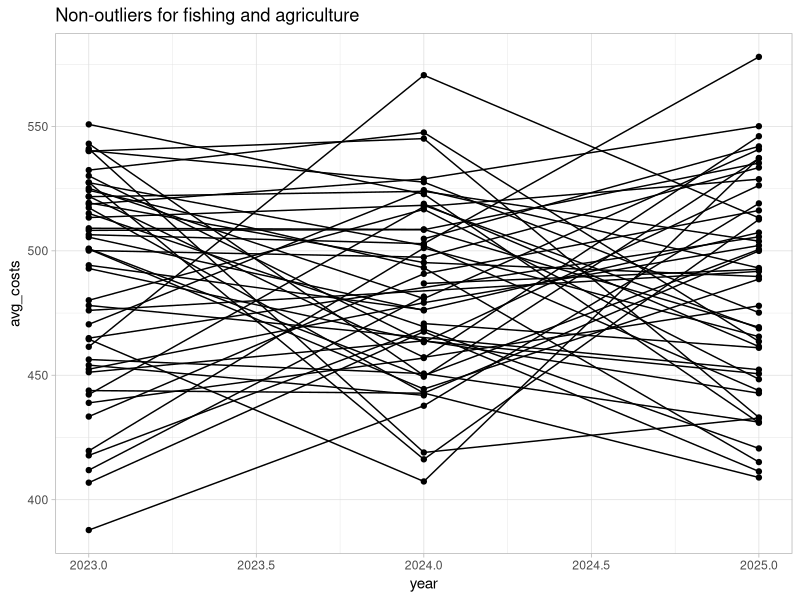
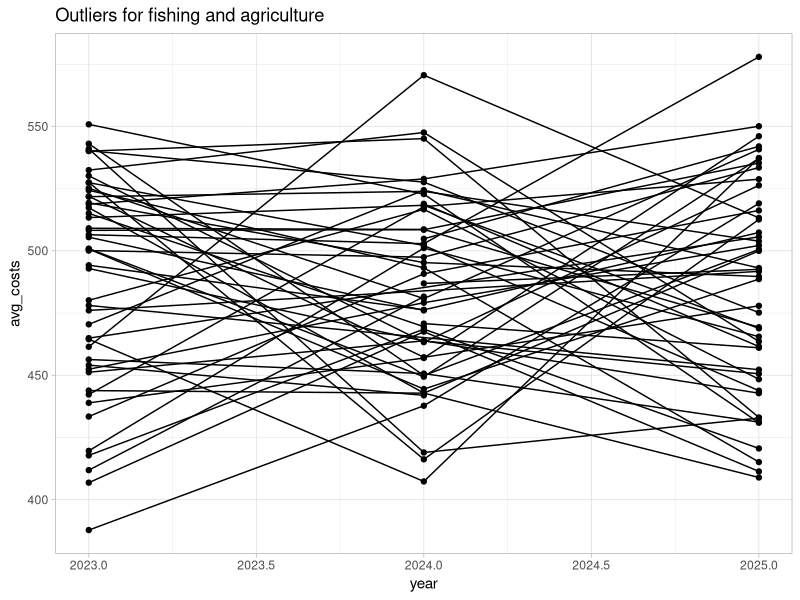
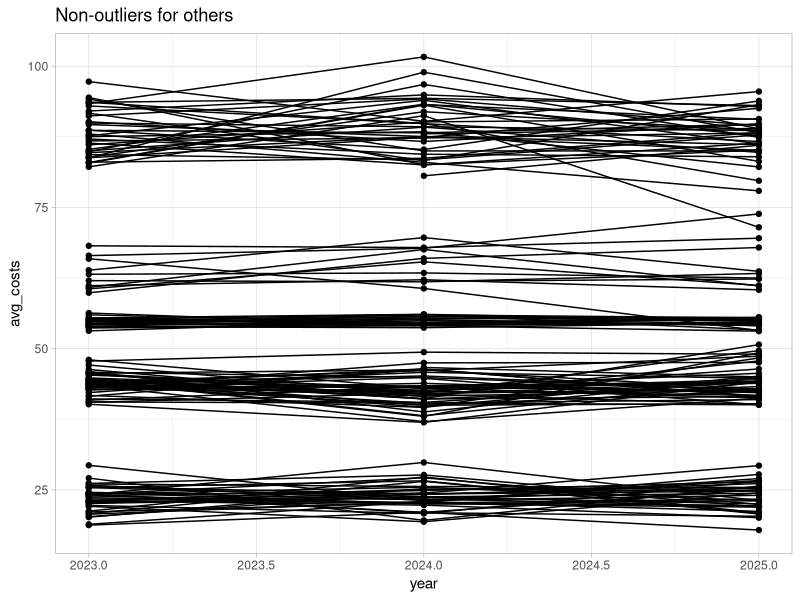
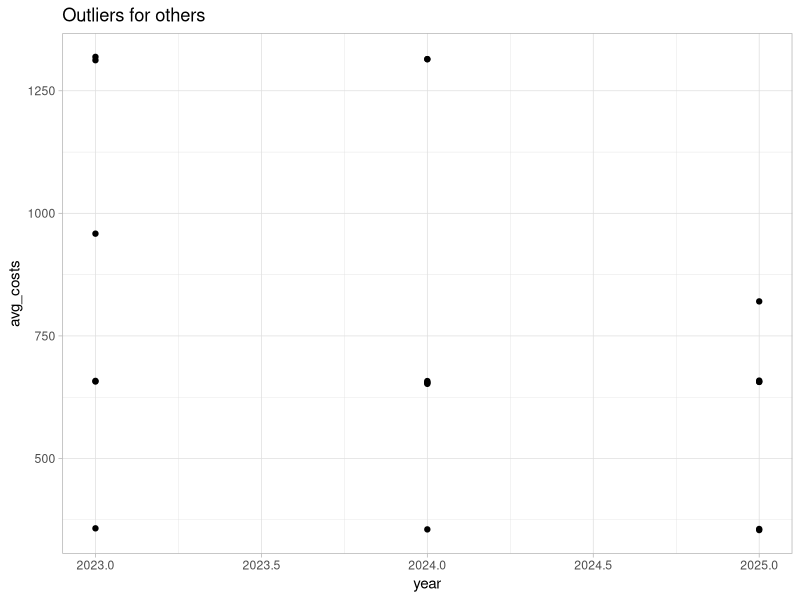
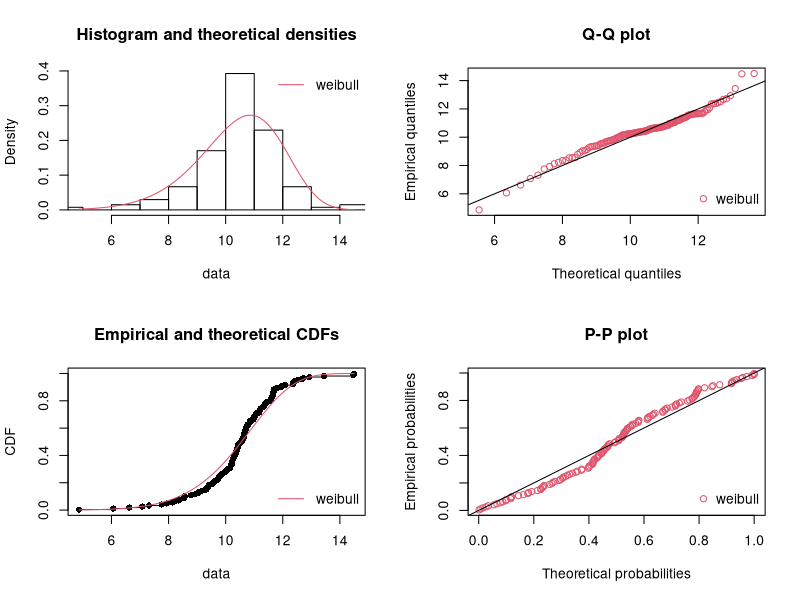
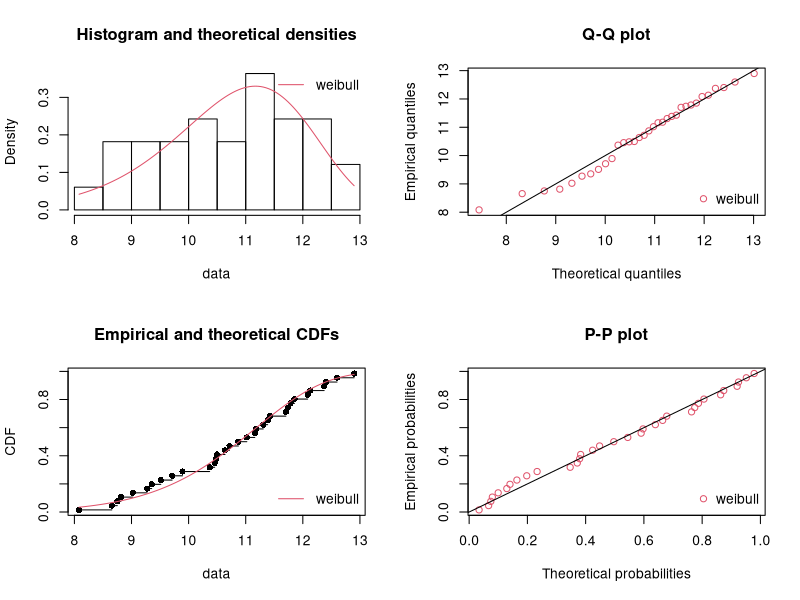
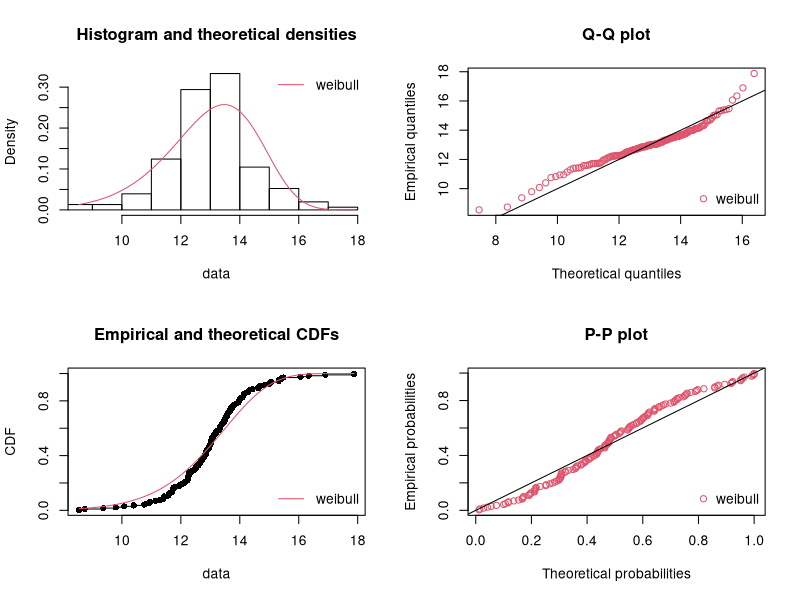
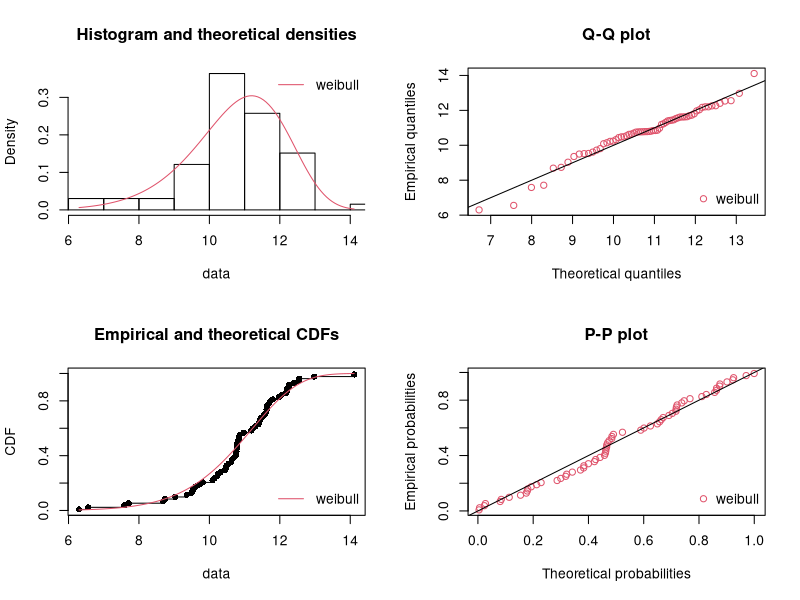

Here is the R script that generated these plots, in order: (Note: this script raises an error after producing the figures.)
library(fitdistrplus)
library(tidyverse)
library(readxl)
data <- read_excel("2025 Case Comp Data CLEAN.xlsx")

employees_table_company <- data %>% 
  dplyr::select(`Company ID`, Industry, `2023` = `Number of employees 2023`, `2024` = `Number of employees 2024`, `2025` = `Number of employees 2025`) %>% 
  pivot_longer(cols = 3:5, names_to = "year", values_to = "employees") %>%
  mutate(year = as.numeric(year))

claims_table_company <- data %>% 
  dplyr::select(`Company ID`, Industry, `2023` = `2023 number of claims`, `2024` = `2024 number of claims`, `2025` = `2025 number of claims`) %>% 
  pivot_longer(cols = 3:5, names_to = "year", values_to = "claims") %>% 
  mutate(year = as.numeric(year)) %>% 
  full_join(employees_table_company) %>% 
  mutate(claim_rate = claims/employees)

costs_table_company <- data %>% 
  dplyr::select(Industry, `Company ID`, `2023` = `2023 medical costs`, `2024` = `2024 medical costs`, `2025` = `2025 medical costs`) %>% 
  pivot_longer(cols = 3:5, names_to = "year", values_to = "costs") %>%
  mutate(year = as.numeric(year)) %>% 
  full_join(claims_table_company) %>% 
  mutate(avg_costs = costs / employees) %>% 
  dplyr::select(`Company ID`, Industry, year, costs, claims, avg_costs)

costs_table_company_fish <- costs_table_company %>% 
  filter(Industry == "Fishing and Agriculture") %>% 
  mutate(outlier = if_else(avg_costs > 1.5*IQR(avg_costs)+quantile(avg_costs, 0.75), TRUE, FALSE))

freq_func <- function(industry) {
  costs_table_company %>% 
    filter(Industry == industry) %>% 
    mutate(outlier = if_else(avg_costs > 1.5*IQR(avg_costs)+quantile(avg_costs, 0.75), TRUE, FALSE)) %>% 
    pull(outlier) %>% 
    table()
}

costs_table_company_others <- costs_table_company %>% 
  filter(Industry != "Fishing and Agriculture") %>% 
  mutate(outlier = if_else(avg_costs > 1.5*IQR(avg_costs)+quantile(avg_costs, 0.75), TRUE, FALSE))

fit_dist <- function(industry, outlierblah) {
  industry_data <- costs_table_company_fish %>% 
    filter(outlier == outlierblah)
  fit.in <- fitdist(log(industry_data$costs), "norm")
  print(exp(fit.in$estimate))
  
  # par(mfrow = c(2,2))
  # denscomp(fit.in)
  # qqcomp(fit.in)
  # cdfcomp(fit.in)
  # ppcomp(fit.in)
}

costs_table_company_fish %>%
  filter(!outlier) %>% 
  ggplot(aes(x = year, y = avg_costs, group = `Company ID`)) +
  geom_line() +
  geom_point() +
  labs(title = "Non-outliers for fishing and agriculture") +
  theme_light()

costs_table_company_fish %>%
  filter(!outlier) %>% 
  ggplot(aes(x = year, y = avg_costs, group = `Company ID`)) +
  geom_line() +
  geom_point() +
  labs(title = "Outliers for fishing and agriculture") +
  theme_light()

costs_table_company_others %>%
  filter(!outlier) %>% 
  ggplot(aes(x = year, y = avg_costs, group = `Company ID`)) +
  geom_line() +
  geom_point() +
  labs(title = "Non-outliers for others") +
  theme_light()

costs_table_company_others %>%
  filter(outlier) %>% 
  ggplot(aes(x = year, y = avg_costs, group = `Company ID`)) +
  geom_line() +
  geom_point() +
  labs(title = "Outliers for others") +
  theme_light()


costs_table_company %>% view()

# original (claims cost is per company over a year) ----
byindustrygraphs <- function(industry) {
  industry_data <- data %>% 
    dplyr::filter(Industry == industry)
  industry_claims <- industry_data %>% 
    dplyr::select(13:15) %>% 
    pivot_longer(cols = starts_with("20"),
                 names_to = "Name",
                 values_to = "Cost") %>% 
    dplyr::select(-Name) %>% 
    unlist(use.names = FALSE)
  
  fit.in <- fitdist(log(industry_claims), "weibull")
  
  par(mfrow = c(2,2))
  denscomp(fit.in)
  qqcomp(fit.in)
  cdfcomp(fit.in)
  ppcomp(fit.in)
  
  return(fit.in$estimate)
}

param1 <- byindustrygraphs(unique(data$Industry)[1]) #Acc and Hosp
param2 <- byindustrygraphs(unique(data$Industry)[2]) #Govt Admin
param3 <- byindustrygraphs(unique(data$Industry)[3]) #Fish Ag
param4 <- byindustrygraphs(unique(data$Industry)[4]) #Edu
param5 <- byindustrygraphs(unique(data$Industry)[5]) #Health
param6 <- byindustrygraphs(unique(data$Industry)[6]) #Prop and Bus

percentile99 <- function(params) {
  qweibull(0.99, shape = params[1], scale = params[2])
}

claims99 <- lapply(list(param1, param2, param3, param4, param5, param6), 
                   percentile99) %>% 
  unlist() %>% exp()

# Estimate expected severity by industry
claim_rate_2026*employees_2026*claims99
# = no. of claims in industry per employee / no. of employees * no. of employees * cost of claims at a company total
# = no. of claims in industry * cost of all claims from a company in a year
# 611,615,960    144,753,582    20,786,810,440   373,806,300   1,292,792,844    153,345,780 

claims99 * c(45, 11, 51, 22, 36, 37)
# = cost of all claims from a company in a year * no. of companies in industry
# 27,562,273    5,561,869   459,638,313   13,840,908    33,677,775    20,950,029
# if this is correct then we didn't need to model claim rate so take that out of the slides

costs_table_company %>% filter(Industry == "Fishing and Agriculture") %>% pull(costs) %>% sum()
# 217,623,375

# Estimated Wages Paid in 2026
avg_wages_2026*employees_2026
